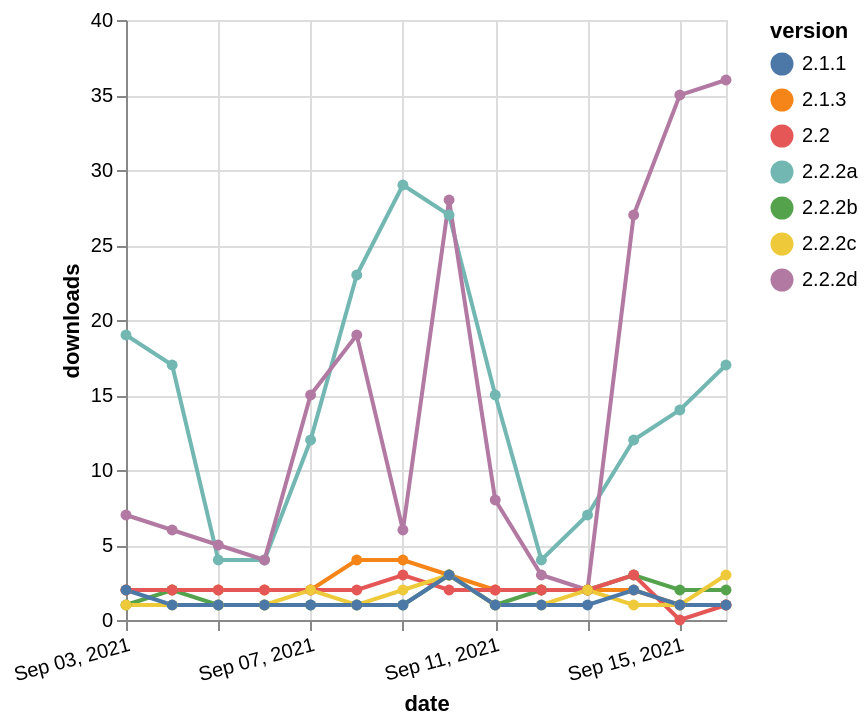

The Vega-Lite source for this figure:
### Vega-Lite specification from a JSON file in a GitHub repository (floating-point values rounded to 4 significant figures)
{"$schema": "https://vega.github.io/schema/vega-lite/v5.json", "description": "A simple bar chart with embedded data.", "data": {"values": [{"date": "2021-09-03", "total": 18233, "delta": 19, "version": "2.2.2a"}, {"date": "2021-09-04", "total": 18250, "delta": 17, "version": "2.2.2a"}, {"date": "2021-09-05", "total": 18254, "delta": 4, "version": "2.2.2a"}, {"date": "2021-09-06", "total": 18258, "delta": 4, "version": "2.2.2a"}, {"date": "2021-09-07", "total": 18270, "delta": 12, "version": "2.2.2a"}, {"date": "2021-09-08", "total": 18293, "delta": 23, "version": "2.2.2a"}, {"date": "2021-09-09", "total": 18322, "delta": 29, "version": "2.2.2a"}, {"date": "2021-09-10", "total": 18349, "delta": 27, "version": "2.2.2a"}, {"date": "2021-09-11", "total": 18364, "delta": 15, "version": "2.2.2a"}, {"date": "2021-09-12", "total": 18368, "delta": 4, "version": "2.2.2a"}, {"date": "2021-09-13", "total": 18375, "delta": 7, "version": "2.2.2a"}, {"date": "2021-09-14", "total": 18387, "delta": 12, "version": "2.2.2a"}, {"date": "2021-09-15", "total": 18401, "delta": 14, "version": "2.2.2a"}, {"date": "2021-09-16", "total": 18418, "delta": 17, "version": "2.2.2a"}, {"date": "2021-09-03", "total": 4347, "delta": 2, "version": "2.1.3"}, {"date": "2021-09-04", "total": 4349, "delta": 2, "version": "2.1.3"}, {"date": "2021-09-05", "total": 4351, "delta": 2, "version": "2.1.3"}, {"date": "2021-09-06", "total": 4353, "delta": 2, "version": "2.1.3"}, {"date": "2021-09-07", "total": 4355, "delta": 2, "version": "2.1.3"}, {"date": "2021-09-08", "total": 4359, "delta": 4, "version": "2.1.3"}, {"date": "2021-09-09", "total": 4363, "delta": 4, "version": "2.1.3"}, {"date": "2021-09-10", "total": 4366, "delta": 3, "version": "2.1.3"}, {"date": "2021-09-11", "total": 4368, "delta": 2, "version": "2.1.3"}, {"date": "2021-09-12", "total": 4370, "delta": 2, "version": "2.1.3"}, {"date": "2021-09-13", "total": 4372, "delta": 2, "version": "2.1.3"}, {"date": "2021-09-14", "total": 4374, "delta": 2, "version": "2.1.3"}, {"date": "2021-09-15", "total": 4375, "delta": 1, "version": "2.1.3"}, {"date": "2021-09-16", "total": 4376, "delta": 1, "version": "2.1.3"}, {"date": "2021-09-03", "total": 61416, "delta": 7, "version": "2.2.2d"}, {"date": "2021-09-04", "total": 61422, "delta": 6, "version": "2.2.2d"}, {"date": "2021-09-05", "total": 61427, "delta": 5, "version": "2.2.2d"}, {"date": "2021-09-06", "total": 61431, "delta": 4, "version": "2.2.2d"}, {"date": "2021-09-07", "total": 61446, "delta": 15, "version": "2.2.2d"}, {"date": "2021-09-08", "total": 61465, "delta": 19, "version": "2.2.2d"}, {"date": "2021-09-09", "total": 61471, "delta": 6, "version": "2.2.2d"}, {"date": "2021-09-10", "total": 61499, "delta": 28, "version": "2.2.2d"}, {"date": "2021-09-11", "total": 61507, "delta": 8, "version": "2.2.2d"}, {"date": "2021-09-12", "total": 61510, "delta": 3, "version": "2.2.2d"}, {"date": "2021-09-13", "total": 61512, "delta": 2, "version": "2.2.2d"}, {"date": "2021-09-14", "total": 61539, "delta": 27, "version": "2.2.2d"}, {"date": "2021-09-15", "total": 61574, "delta": 35, "version": "2.2.2d"}, {"date": "2021-09-16", "total": 61610, "delta": 36, "version": "2.2.2d"}, {"date": "2021-09-03", "total": 5139, "delta": 1, "version": "2.2.2b"}, {"date": "2021-09-04", "total": 5141, "delta": 2, "version": "2.2.2b"}, {"date": "2021-09-05", "total": 5142, "delta": 1, "version": "2.2.2b"}, {"date": "2021-09-06", "total": 5143, "delta": 1, "version": "2.2.2b"}, {"date": "2021-09-07", "total": 5144, "delta": 1, "version": "2.2.2b"}, {"date": "2021-09-08", "total": 5145, "delta": 1, "version": "2.2.2b"}, {"date": "2021-09-09", "total": 5146, "delta": 1, "version": "2.2.2b"}, {"date": "2021-09-10", "total": 5149, "delta": 3, "version": "2.2.2b"}, {"date": "2021-09-11", "total": 5150, "delta": 1, "version": "2.2.2b"}, {"date": "2021-09-12", "total": 5152, "delta": 2, "version": "2.2.2b"}, {"date": "2021-09-13", "total": 5154, "delta": 2, "version": "2.2.2b"}, {"date": "2021-09-14", "total": 5157, "delta": 3, "version": "2.2.2b"}, {"date": "2021-09-15", "total": 5159, "delta": 2, "version": "2.2.2b"}, {"date": "2021-09-16", "total": 5161, "delta": 2, "version": "2.2.2b"}, {"date": "2021-09-03", "total": 4276, "delta": 2, "version": "2.2"}, {"date": "2021-09-04", "total": 4278, "delta": 2, "version": "2.2"}, {"date": "2021-09-05", "total": 4280, "delta": 2, "version": "2.2"}, {"date": "2021-09-06", "total": 4282, "delta": 2, "version": "2.2"}, {"date": "2021-09-07", "total": 4284, "delta": 2, "version": "2.2"}, {"date": "2021-09-08", "total": 4286, "delta": 2, "version": "2.2"}, {"date": "2021-09-09", "total": 4289, "delta": 3, "version": "2.2"}, {"date": "2021-09-10", "total": 4291, "delta": 2, "version": "2.2"}, {"date": "2021-09-11", "total": 4293, "delta": 2, "version": "2.2"}, {"date": "2021-09-12", "total": 4295, "delta": 2, "version": "2.2"}, {"date": "2021-09-13", "total": 4297, "delta": 2, "version": "2.2"}, {"date": "2021-09-14", "total": 4300, "delta": 3, "version": "2.2"}, {"date": "2021-09-15", "total": 4300, "delta": 0, "version": "2.2"}, {"date": "2021-09-16", "total": 4301, "delta": 1, "version": "2.2"}, {"date": "2021-09-03", "total": 6054, "delta": 1, "version": "2.2.2c"}, {"date": "2021-09-04", "total": 6055, "delta": 1, "version": "2.2.2c"}, {"date": "2021-09-05", "total": 6056, "delta": 1, "version": "2.2.2c"}, {"date": "2021-09-06", "total": 6057, "delta": 1, "version": "2.2.2c"}, {"date": "2021-09-07", "total": 6059, "delta": 2, "version": "2.2.2c"}, {"date": "2021-09-08", "total": 6060, "delta": 1, "version": "2.2.2c"}, {"date": "2021-09-09", "total": 6062, "delta": 2, "version": "2.2.2c"}, {"date": "2021-09-10", "total": 6065, "delta": 3, "version": "2.2.2c"}, {"date": "2021-09-11", "total": 6066, "delta": 1, "version": "2.2.2c"}, {"date": "2021-09-12", "total": 6067, "delta": 1, "version": "2.2.2c"}, {"date": "2021-09-13", "total": 6069, "delta": 2, "version": "2.2.2c"}, {"date": "2021-09-14", "total": 6070, "delta": 1, "version": "2.2.2c"}, {"date": "2021-09-15", "total": 6071, "delta": 1, "version": "2.2.2c"}, {"date": "2021-09-16", "total": 6074, "delta": 3, "version": "2.2.2c"}, {"date": "2021-09-03", "total": 259, "delta": 2, "version": "2.1.1"}, {"date": "2021-09-04", "total": 260, "delta": 1, "version": "2.1.1"}, {"date": "2021-09-05", "total": 261, "delta": 1, "version": "2.1.1"}, {"date": "2021-09-06", "total": 262, "delta": 1, "version": "2.1.1"}, {"date": "2021-09-07", "total": 263, "delta": 1, "version": "2.1.1"}, {"date": "2021-09-08", "total": 264, "delta": 1, "version": "2.1.1"}, {"date": "2021-09-09", "total": 265, "delta": 1, "version": "2.1.1"}, {"date": "2021-09-10", "total": 268, "delta": 3, "version": "2.1.1"}, {"date": "2021-09-11", "total": 269, "delta": 1, "version": "2.1.1"}, {"date": "2021-09-12", "total": 270, "delta": 1, "version": "2.1.1"}, {"date": "2021-09-13", "total": 271, "delta": 1, "version": "2.1.1"}, {"date": "2021-09-14", "total": 273, "delta": 2, "version": "2.1.1"}, {"date": "2021-09-15", "total": 274, "delta": 1, "version": "2.1.1"}, {"date": "2021-09-16", "total": 275, "delta": 1, "version": "2.1.1"}]}, "width": "container", "mark": {"type": "line", "point": {"filled": true}}, "encoding": {"x": {"field": "date", "type": "temporal", "timeUnit": "yearmonthdate", "title": "date", "axis": {"labelAngle": -15}}, "y": {"field": "delta", "type": "quantitative", "title": "downloads"}, "color": {"field": "version", "type": "nominal"}, "tooltip": {"field": "delta"}}}
